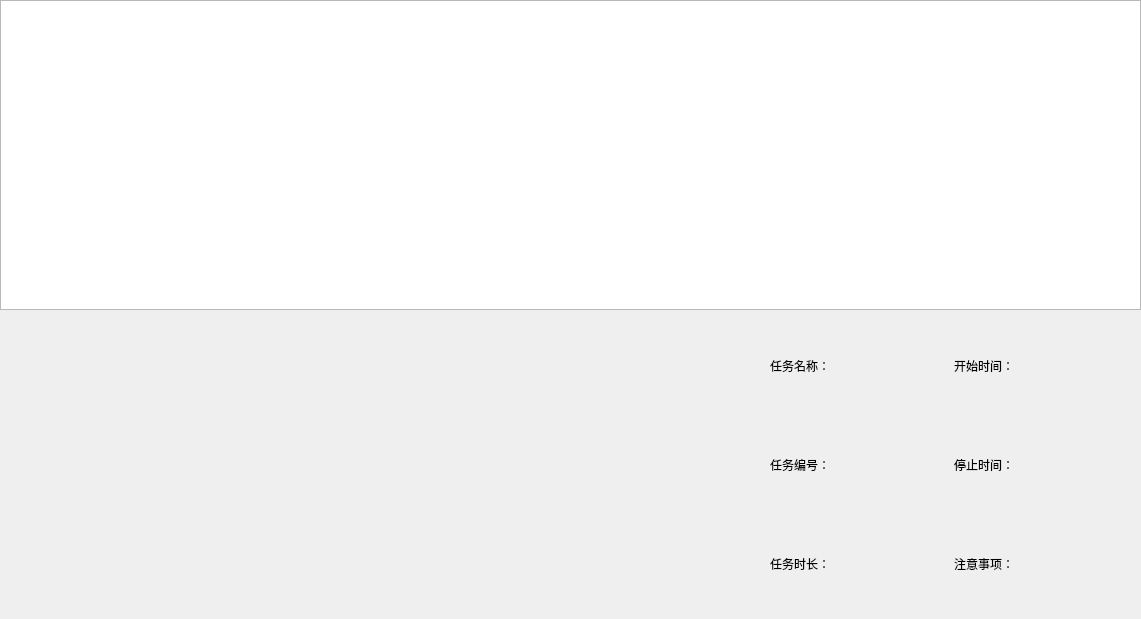
<?xml version="1.0" encoding="UTF-8"?>
<ui version="4.0">
 <class>smed_analysis</class>
 <widget class="QWidget" name="smed_analysis">
  <property name="geometry">
   <rect>
    <x>0</x>
    <y>0</y>
    <width>1141</width>
    <height>619</height>
   </rect>
  </property>
  <property name="minimumSize">
   <size>
    <width>4</width>
    <height>0</height>
   </size>
  </property>
  <property name="windowTitle">
   <string>Form</string>
  </property>
  <layout class="QVBoxLayout" name="verticalLayout" stretch="1,1">
   <property name="spacing">
    <number>0</number>
   </property>
   <property name="leftMargin">
    <number>0</number>
   </property>
   <property name="topMargin">
    <number>0</number>
   </property>
   <property name="rightMargin">
    <number>0</number>
   </property>
   <property name="bottomMargin">
    <number>0</number>
   </property>
   <item>
    <widget class="Balance::Analysis::smed_view" name="view"/>
   </item>
   <item>
    <layout class="QHBoxLayout" name="horizontalLayout" stretch="1,1,1">
     <item>
      <widget class="video_widget" name="video_player" native="true"/>
     </item>
     <item>
      <widget class="QWidget" name="widget_2" native="true"/>
     </item>
     <item>
      <widget class="QWidget" name="widget_3" native="true">
       <layout class="QGridLayout" name="gridLayout">
        <item row="0" column="0">
         <widget class="QLabel" name="label">
          <property name="text">
           <string>任务名称：</string>
          </property>
         </widget>
        </item>
        <item row="0" column="1">
         <widget class="QLabel" name="label_4">
          <property name="text">
           <string/>
          </property>
         </widget>
        </item>
        <item row="0" column="2">
         <widget class="QLabel" name="label_7">
          <property name="text">
           <string>开始时间：</string>
          </property>
         </widget>
        </item>
        <item row="0" column="3">
         <widget class="QLabel" name="label_10">
          <property name="text">
           <string/>
          </property>
         </widget>
        </item>
        <item row="1" column="0">
         <widget class="QLabel" name="label_2">
          <property name="text">
           <string>任务编号：</string>
          </property>
         </widget>
        </item>
        <item row="1" column="1">
         <widget class="QLabel" name="label_5">
          <property name="text">
           <string/>
          </property>
         </widget>
        </item>
        <item row="1" column="2">
         <widget class="QLabel" name="label_8">
          <property name="text">
           <string>停止时间：</string>
          </property>
         </widget>
        </item>
        <item row="1" column="3">
         <widget class="QLabel" name="label_11">
          <property name="text">
           <string/>
          </property>
         </widget>
        </item>
        <item row="2" column="0">
         <widget class="QLabel" name="label_3">
          <property name="text">
           <string>任务时长：</string>
          </property>
         </widget>
        </item>
        <item row="2" column="1">
         <widget class="QLabel" name="label_6">
          <property name="text">
           <string/>
          </property>
         </widget>
        </item>
        <item row="2" column="2">
         <widget class="QLabel" name="label_9">
          <property name="text">
           <string>注意事项：</string>
          </property>
         </widget>
        </item>
        <item row="2" column="3">
         <widget class="QLabel" name="label_12">
          <property name="text">
           <string/>
          </property>
         </widget>
        </item>
       </layout>
      </widget>
     </item>
    </layout>
   </item>
  </layout>
 </widget>
 <customwidgets>
  <customwidget>
   <class>Balance::Analysis::smed_view</class>
   <extends>QGraphicsView</extends>
   <header>Balance/Analysis/smed_view.h</header>
  </customwidget>
  <customwidget>
   <class>video_widget</class>
   <extends>QWidget</extends>
   <header>video/video_widget.h</header>
   <container>1</container>
  </customwidget>
 </customwidgets>
 <resources/>
 <connections/>
</ui>
